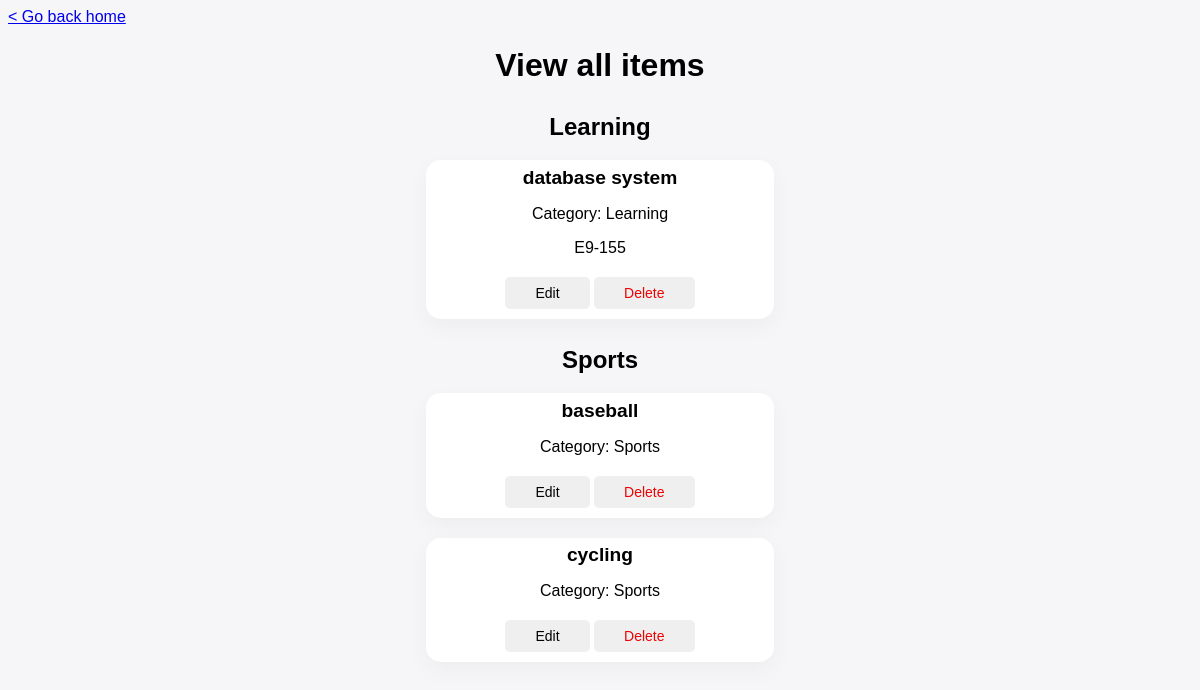
The app's page /items/listAll with its own data.
### MainApp/models.py (models this page shows, shortened)
class Items(db.Model):
    __tablename__ = 'Items'
    Category = db.Column(db.VARCHAR(20), nullable=False)
    ItemNumber = db.Column(db.CHAR(6), primary_key=True)
    Name = db.Column(db.VARCHAR(50), nullable=False)
    item_referenced_by_record = db.relationship('Records', lazy=True, cascade='delete')
    item_referenced_by_goal = db.relationship('Goals', lazy=True, cascade='delete')

### main.py (the view)
@app.route('/items/listAll')
def items_listAll():
    return items_views.listItems()

### MainApp/Items/views.py (called while the page is built)
def listItems():
    numberOfItems = db.session.execute('SELECT COUNT(*) AS Number '+
                                       'FROM Items').fetchall()[0].Number
    if numberOfItems > 0:
        return render_template('items/item_listAll.html', learningItems=Items.query.filter_by(Category='Learning'), \
                                sportsItems=Items.query.filter_by(Category='Sports'), leisureItems=Items.query.filter_by(Category='Leisure'))
    else:
        return render_template('items/item_listAll.html')

### MainApp/templates/items/item_listAll.html (shortened to what this page needs)
<!doctype html>
<html>
    <link rel="stylesheet" href="/static/items/item_listAll_css.css">
    <link rel="stylesheet" href="https://cdnjs.cloudflare.com/ajax/libs/font-awesome/4.7.0/css/font-awesome.min.css">
    <body onload="setInfo()">
        <a href="/home" title="go to Homepage">&lt; Go back home</a>
        <div class="items" id="itemListContainer">
            <h1 class="items">View all items</h1>
            <h2 class="learningItems">Learning</h2>
            <div id="learningItemsContainer">
                {% for i in learningItems%}
                <div id="itemContainer">
                    <h3 class="item" id="name">{{i.Name}}</h3>
                    <p class="item" id="category">Category: {{i.Category}}</p>
                    <p class="item" id="itemNumber">{{i.ItemNumber}}</p>
                    <div id="buttonContainer">
                        <button id="modifyRequestButton" onclick="sendModifyRequest('{{i.ItemNumber}}')">Edit</button>
                        <button id="deleteRequestButton" onclick="deleteWarn('{{i.ItemNumber}}')">Delete</button>
                    </div>
                </div>
                {% endfor %}
            </div>
            <h2 class="sportsItems">Sports</h2>
            <div id="sportsItemsContainer">
                {% for i in sportsItems%}
                <div id="itemContainer">
                    <h3 class="item" id="name">{{i.Name}}</h3>
                    <p class="item" id="category">Category: {{i.Category}}</p>
                    <div id="buttonContainer">
                        <button id="modifyRequestButton" onclick="sendModifyRequest('{{i.ItemNumber}}')">Edit</button>
                        <button id="deleteRequestButton" onclick="deleteWarn('{{i.ItemNumber}}')">Delete</button>
                    </div>
                </div>
                {% endfor %}
            </div>
        </div>
    </body>
</html>

### MainApp/static/items/item_listAll_css.css (style rules this page uses)
body { background-color: #f6f6f8; }
a, li, div, h4, p { font-family: Calibri, sans-serif; }
h1, h2, h3 { font-family: sans-serif; }
h2 { text-align: center; padding-top: 2%; margin-bottom: 1%; }
h3 { font-size: larger; margin-bottom: 0%; }
#itemListContainer { width: 30%; text-align: center; margin: auto; }
#itemContainer { background-color: white; border-width: 1px; border-radius: 15px; box-shadow: 0px 8px 24px rgb(13 13 18 / 4%); margin: 1% 1% 3% 1%; padding-bottom: 2%; }
#itemContainer h3 { padding-top: 2%; }
#buttonContainer { text-align: center; }
button { border-style: none; border-radius: 5px; font-size: 14px; margin-top: 1%; margin-bottom: 1%; cursor: pointer; }
#modifyRequestButton { color: black; padding: 8px 30px; }
#deleteRequestButton { color: rgb(235, 4, 4); padding: 8px 30px; }

### records on screen
Items: Name "database system", Category "Learning", ItemNumber "E9-155"
Items: Name "baseball", Category "Sports"
Items: Name "cycling", Category "Sports"
